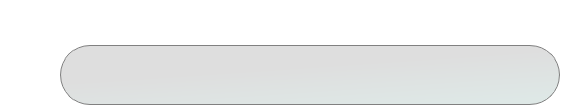
                            <widget class="QWidget" name="widget_23" native="true">
                             <property name="minimumSize">
                              <size>
                               <width>0</width>
                               <height>105</height>
                              </size>
                             </property>
                             <property name="maximumSize">
                              <size>
                               <width>16777215</width>
                               <height>105</height>
                              </size>
                             </property>
                             <property name="styleSheet">
                              <string notr="true">border:none;
background:transparent;</string>
                             </property>
                             <widget class="QWidget" name="layoutWidget_2">
                              <property name="geometry">
                               <rect>
                                <x>60</x>
                                <y>0</y>
                                <width>502</width>
                                <height>115</height>
                               </rect>
                              </property>
                              <layout class="QVBoxLayout" name="verticalLayout_19">
                               <item>
                                <widget class="QLabel" name="dielectric_option_label">
                                 <property name="minimumSize">
                                  <size>
                                   <width>0</width>
                                   <height>21</height>
                                  </size>
                                 </property>
                                 <property name="maximumSize">
                                  <size>
                                   <width>16777215</width>
                                   <height>20</height>
                                  </size>
                                 </property>
                                 <property name="font">
                                  <font>
                                   <pointsize>12</pointsize>
                                  </font>
                                 </property>
                                 <property name="cursor">
                                  <cursorShape>IBeamCursor</cursorShape>
                                 </property>
                                 <property name="styleSheet">
                                  <string notr="true">border: 0px solid gray; 
background: None;
color:white;</string>
                                 </property>
                                 <property name="text">
                                  <string>Dielectric Option</string>
                                 </property>
                                 <property name="alignment">
                                  <set>Qt::AlignCenter</set>
                                 </property>
                                </widget>
                               </item>
                               <item>
                                <widget class="QComboBox" name="dielectric_option_dropdown">
                                 <property name="sizePolicy">
                                  <sizepolicy hsizetype="Preferred" vsizetype="Preferred">
                                   <horstretch>0</horstretch>
                                   <verstretch>0</verstretch>
                                  </sizepolicy>
                                 </property>
                                 <property name="minimumSize">
                                  <size>
                                   <width>500</width>
                                   <height>60</height>
                                  </size>
                                 </property>
                                 <property name="maximumSize">
                                  <size>
                                   <width>500</width>
                                   <height>60</height>
                                  </size>
                                 </property>
                                 <property name="font">
                                  <font>
                                   <pointsize>12</pointsize>
                                  </font>
                                 </property>
                                 <property name="cursor">
                                  <cursorShape>PointingHandCursor</cursorShape>
                                 </property>
                                 <property name="styleSheet">
                                  <string notr="true">QComboBox {
    border: 1px solid gray;
    border-radius: 30px;
    padding-left: 25px;
    background: qlineargradient(x1: 0.21, y1: 0, x2: 0.79, y2: 1, stop: 0 rgba(0, 0, 0, 0.13), stop: 0.3815 rgba(0, 0, 0, 0.13), stop: 1 rgba(0, 77, 64, 0.13));
    color: white; /* Text color in the closed combo box */
}

QComboBox::drop-down {
    subcontrol-origin: padding;
    subcontrol-position: right;
    border: none;
    margin-right: 10px;
    border-radius: 0px;
    background: none;
}

QComboBox QAbstractItemView {
    background: black; /* Dropdown background */
    border: none;
    color: white; /* Text color in the dropdown */
    selection-background-color: #212121; /* Background color of selected item */
    selection-color: white; /* Text color of selected item */
}

QComboBox QAbstractItemView::item {
    background-color: black; /* Default background of items */
    color: white; /* Default text color of items */
    padding: 2px; /* Padding for better visuals */
}

QComboBox QAbstractItemView::item:hover {
    background-color: #212121; /* Background color on hover */
    color: white; /* Text color on hover */
}
</string>
                                 </property>
                                </widget>
                               </item>
                              </layout>
                             </widget>
                            </widget>
